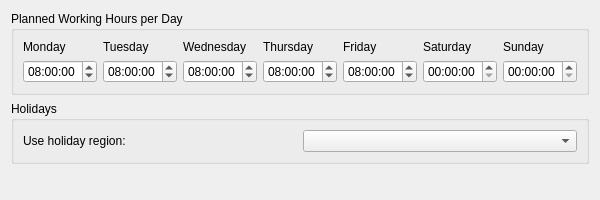
<?xml version="1.0" encoding="UTF-8"?>
<ui version="4.0">
 <class>PlannedWorkingTimesDialog</class>
 <widget class="QWidget" name="PlannedWorkingTimesDialog">
  <property name="geometry">
   <rect>
    <x>0</x>
    <y>0</y>
    <width>584</width>
    <height>200</height>
   </rect>
  </property>
  <property name="windowTitle">
   <string>Planned Working Times - Don't Panik</string>
  </property>
  <layout class="QVBoxLayout" name="verticalLayout_9">
   <item>
    <widget class="QGroupBox" name="groupBox">
     <property name="title">
      <string>Planned Working Hours per Day</string>
     </property>
     <layout class="QVBoxLayout" name="verticalLayout_8">
      <item>
       <layout class="QHBoxLayout" name="horizontalLayout">
        <item>
         <layout class="QVBoxLayout" name="verticalLayout">
          <item>
           <widget class="QLabel" name="label">
            <property name="text">
             <string>Monday</string>
            </property>
           </widget>
          </item>
          <item>
           <widget class="QTimeEdit" name="monday">
            <property name="time">
             <time>
              <hour>8</hour>
              <minute>0</minute>
              <second>0</second>
             </time>
            </property>
           </widget>
          </item>
         </layout>
        </item>
        <item>
         <layout class="QVBoxLayout" name="verticalLayout_2">
          <item>
           <widget class="QLabel" name="label_2">
            <property name="text">
             <string>Tuesday</string>
            </property>
           </widget>
          </item>
          <item>
           <widget class="QTimeEdit" name="tuesday">
            <property name="time">
             <time>
              <hour>8</hour>
              <minute>0</minute>
              <second>0</second>
             </time>
            </property>
           </widget>
          </item>
         </layout>
        </item>
        <item>
         <layout class="QVBoxLayout" name="verticalLayout_3">
          <item>
           <widget class="QLabel" name="label_3">
            <property name="text">
             <string>Wednesday</string>
            </property>
           </widget>
          </item>
          <item>
           <widget class="QTimeEdit" name="wednesday">
            <property name="time">
             <time>
              <hour>8</hour>
              <minute>0</minute>
              <second>0</second>
             </time>
            </property>
           </widget>
          </item>
         </layout>
        </item>
        <item>
         <layout class="QVBoxLayout" name="verticalLayout_4">
          <item>
           <widget class="QLabel" name="label_4">
            <property name="text">
             <string>Thursday</string>
            </property>
           </widget>
          </item>
          <item>
           <widget class="QTimeEdit" name="thursday">
            <property name="time">
             <time>
              <hour>8</hour>
              <minute>0</minute>
              <second>0</second>
             </time>
            </property>
           </widget>
          </item>
         </layout>
        </item>
        <item>
         <layout class="QVBoxLayout" name="verticalLayout_5">
          <item>
           <widget class="QLabel" name="label_5">
            <property name="text">
             <string>Friday</string>
            </property>
           </widget>
          </item>
          <item>
           <widget class="QTimeEdit" name="friday">
            <property name="time">
             <time>
              <hour>8</hour>
              <minute>0</minute>
              <second>0</second>
             </time>
            </property>
           </widget>
          </item>
         </layout>
        </item>
        <item>
         <layout class="QVBoxLayout" name="verticalLayout_6">
          <item>
           <widget class="QLabel" name="label_6">
            <property name="text">
             <string>Saturday</string>
            </property>
           </widget>
          </item>
          <item>
           <widget class="QTimeEdit" name="saturday"/>
          </item>
         </layout>
        </item>
        <item>
         <layout class="QVBoxLayout" name="verticalLayout_7">
          <item>
           <widget class="QLabel" name="label_7">
            <property name="text">
             <string>Sunday</string>
            </property>
           </widget>
          </item>
          <item>
           <widget class="QTimeEdit" name="sunday"/>
          </item>
         </layout>
        </item>
       </layout>
      </item>
     </layout>
    </widget>
   </item>
   <item>
    <widget class="QGroupBox" name="groupBox_2">
     <property name="title">
      <string>Holidays</string>
     </property>
     <layout class="QHBoxLayout" name="horizontalLayout_2">
      <item>
       <widget class="QLabel" name="label_8">
        <property name="sizePolicy">
         <sizepolicy hsizetype="Preferred" vsizetype="Preferred">
          <horstretch>0</horstretch>
          <verstretch>0</verstretch>
         </sizepolicy>
        </property>
        <property name="minimumSize">
         <size>
          <width>0</width>
          <height>0</height>
         </size>
        </property>
        <property name="text">
         <string>Use holiday region:</string>
        </property>
       </widget>
      </item>
      <item>
       <widget class="dp::core::KHolidayRegionComboBox" name="holiday_region"/>
      </item>
     </layout>
    </widget>
   </item>
   <item>
    <spacer name="verticalSpacer_2">
     <property name="orientation">
      <enum>Qt::Vertical</enum>
     </property>
     <property name="sizeHint" stdset="0">
      <size>
       <width>20</width>
       <height>26</height>
      </size>
     </property>
    </spacer>
   </item>
  </layout>
 </widget>
 <customwidgets>
  <customwidget>
   <class>dp::core::KHolidayRegionComboBox</class>
   <extends>QComboBox</extends>
   <header>kholidayregioncombobox.h</header>
  </customwidget>
 </customwidgets>
 <resources/>
 <connections>
  <connection>
   <sender>buttonBox</sender>
   <signal>accepted()</signal>
   <receiver>PlannedWorkingTimesDialog</receiver>
   <slot>accept()</slot>
   <hints>
    <hint type="sourcelabel">
     <x>248</x>
     <y>254</y>
    </hint>
    <hint type="destinationlabel">
     <x>157</x>
     <y>274</y>
    </hint>
   </hints>
  </connection>
  <connection>
   <sender>buttonBox</sender>
   <signal>rejected()</signal>
   <receiver>PlannedWorkingTimesDialog</receiver>
   <slot>reject()</slot>
   <hints>
    <hint type="sourcelabel">
     <x>316</x>
     <y>260</y>
    </hint>
    <hint type="destinationlabel">
     <x>286</x>
     <y>274</y>
    </hint>
   </hints>
  </connection>
 </connections>
</ui>
